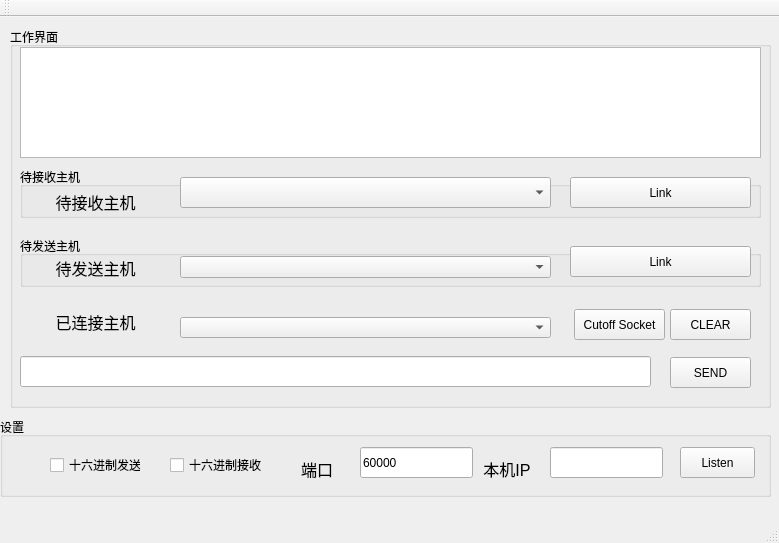
<?xml version="1.0" encoding="UTF-8"?>
<ui version="4.0">
 <class>MainWindow</class>
 <widget class="QMainWindow" name="MainWindow">
  <property name="geometry">
   <rect>
    <x>0</x>
    <y>0</y>
    <width>779</width>
    <height>543</height>
   </rect>
  </property>
  <property name="windowTitle">
   <string>MainWindow</string>
  </property>
  <widget class="QWidget" name="centralWidget">
   <widget class="QGroupBox" name="groupBox">
    <property name="geometry">
     <rect>
      <x>0</x>
      <y>400</y>
      <width>771</width>
      <height>80</height>
     </rect>
    </property>
    <property name="title">
     <string>设置</string>
    </property>
    <widget class="QCheckBox" name="checkBox">
     <property name="geometry">
      <rect>
       <x>50</x>
       <y>40</y>
       <width>91</width>
       <height>16</height>
      </rect>
     </property>
     <property name="text">
      <string>十六进制发送</string>
     </property>
    </widget>
    <widget class="QCheckBox" name="checkBox_2">
     <property name="geometry">
      <rect>
       <x>170</x>
       <y>40</y>
       <width>111</width>
       <height>16</height>
      </rect>
     </property>
     <property name="text">
      <string>十六进制接收</string>
     </property>
    </widget>
    <widget class="QLabel" name="label">
     <property name="geometry">
      <rect>
       <x>290</x>
       <y>40</y>
       <width>54</width>
       <height>21</height>
      </rect>
     </property>
     <property name="text">
      <string>&lt;html&gt;&lt;head/&gt;&lt;body&gt;&lt;p align=&quot;center&quot;&gt;&lt;span style=&quot; font-size:12pt;&quot;&gt;端口&lt;/span&gt;&lt;/p&gt;&lt;/body&gt;&lt;/html&gt;</string>
     </property>
    </widget>
    <widget class="QLineEdit" name="PortlineEdit">
     <property name="geometry">
      <rect>
       <x>360</x>
       <y>30</y>
       <width>113</width>
       <height>31</height>
      </rect>
     </property>
     <property name="text">
      <string>60000</string>
     </property>
    </widget>
    <widget class="QPushButton" name="ListenpushButton">
     <property name="geometry">
      <rect>
       <x>680</x>
       <y>30</y>
       <width>75</width>
       <height>31</height>
      </rect>
     </property>
     <property name="text">
      <string>Listen</string>
     </property>
    </widget>
    <widget class="QLabel" name="label_2">
     <property name="geometry">
      <rect>
       <x>480</x>
       <y>40</y>
       <width>54</width>
       <height>21</height>
      </rect>
     </property>
     <property name="text">
      <string>&lt;html&gt;&lt;head/&gt;&lt;body&gt;&lt;p align=&quot;center&quot;&gt;&lt;span style=&quot; font-size:12pt;&quot;&gt;本机IP&lt;/span&gt;&lt;/p&gt;&lt;/body&gt;&lt;/html&gt;</string>
     </property>
    </widget>
    <widget class="QLineEdit" name="LocalIPlineEdit">
     <property name="geometry">
      <rect>
       <x>550</x>
       <y>30</y>
       <width>113</width>
       <height>31</height>
      </rect>
     </property>
    </widget>
   </widget>
   <widget class="QGroupBox" name="groupBox_2">
    <property name="geometry">
     <rect>
      <x>10</x>
      <y>10</y>
      <width>761</width>
      <height>381</height>
     </rect>
    </property>
    <property name="title">
     <string>工作界面</string>
    </property>
    <widget class="QLabel" name="ConnectedHostlabel">
     <property name="geometry">
      <rect>
       <x>10</x>
       <y>280</y>
       <width>151</width>
       <height>31</height>
      </rect>
     </property>
     <property name="text">
      <string>&lt;html&gt;&lt;head/&gt;&lt;body&gt;&lt;p align=&quot;center&quot;&gt;&lt;span style=&quot; font-size:12pt;&quot;&gt;已连接主机&lt;/span&gt;&lt;/p&gt;&lt;/body&gt;&lt;/html&gt;</string>
     </property>
    </widget>
    <widget class="QLineEdit" name="SendlineEdit">
     <property name="geometry">
      <rect>
       <x>10</x>
       <y>329</y>
       <width>631</width>
       <height>31</height>
      </rect>
     </property>
    </widget>
    <widget class="QPushButton" name="SendpushButton">
     <property name="geometry">
      <rect>
       <x>660</x>
       <y>330</y>
       <width>81</width>
       <height>31</height>
      </rect>
     </property>
     <property name="text">
      <string>SEND</string>
     </property>
    </widget>
    <widget class="QComboBox" name="ConnectedHostcomboBox">
     <property name="geometry">
      <rect>
       <x>170</x>
       <y>290</y>
       <width>371</width>
       <height>21</height>
      </rect>
     </property>
    </widget>
    <widget class="QTextEdit" name="TexttextEdit">
     <property name="geometry">
      <rect>
       <x>10</x>
       <y>20</y>
       <width>741</width>
       <height>111</height>
      </rect>
     </property>
    </widget>
    <widget class="QPushButton" name="ClearpushButton">
     <property name="geometry">
      <rect>
       <x>660</x>
       <y>282</y>
       <width>81</width>
       <height>31</height>
      </rect>
     </property>
     <property name="text">
      <string>CLEAR</string>
     </property>
    </widget>
    <widget class="QPushButton" name="pushButton">
     <property name="geometry">
      <rect>
       <x>564</x>
       <y>282</y>
       <width>91</width>
       <height>31</height>
      </rect>
     </property>
     <property name="text">
      <string>Cutoff Socket</string>
     </property>
    </widget>
    <widget class="QGroupBox" name="groupBox_3">
     <property name="geometry">
      <rect>
       <x>10</x>
       <y>209</y>
       <width>741</width>
       <height>51</height>
      </rect>
     </property>
     <property name="styleSheet">
      <string notr="true">border-color: rgb(85, 0, 0);</string>
     </property>
     <property name="title">
      <string>待发送主机</string>
     </property>
     <widget class="QLabel" name="label_3">
      <property name="geometry">
       <rect>
        <x>30</x>
        <y>20</y>
        <width>91</width>
        <height>21</height>
       </rect>
      </property>
      <property name="text">
       <string>&lt;html&gt;&lt;head/&gt;&lt;body&gt;&lt;p align=&quot;center&quot;&gt;&lt;span style=&quot; font-size:12pt;&quot;&gt;待发送主机&lt;/span&gt;&lt;/p&gt;&lt;/body&gt;&lt;/html&gt;</string>
      </property>
     </widget>
     <widget class="QComboBox" name="subConnectingComboBox">
      <property name="geometry">
       <rect>
        <x>160</x>
        <y>20</y>
        <width>371</width>
        <height>22</height>
       </rect>
      </property>
     </widget>
     <widget class="QPushButton" name="sendToConnectingBtn">
      <property name="geometry">
       <rect>
        <x>550</x>
        <y>10</y>
        <width>181</width>
        <height>31</height>
       </rect>
      </property>
      <property name="styleSheet">
       <string notr="true">font: 12pt &quot;宋体&quot;;</string>
      </property>
      <property name="text">
       <string>Link</string>
      </property>
     </widget>
    </widget>
    <widget class="QGroupBox" name="groupBox_4">
     <property name="geometry">
      <rect>
       <x>10</x>
       <y>140</y>
       <width>741</width>
       <height>51</height>
      </rect>
     </property>
     <property name="title">
      <string>待接收主机</string>
     </property>
     <widget class="QLabel" name="label_4">
      <property name="geometry">
       <rect>
        <x>30</x>
        <y>20</y>
        <width>91</width>
        <height>31</height>
       </rect>
      </property>
      <property name="text">
       <string>&lt;html&gt;&lt;head/&gt;&lt;body&gt;&lt;p align=&quot;center&quot;&gt;&lt;span style=&quot; font-size:12pt;&quot;&gt;待接收主机&lt;/span&gt;&lt;/p&gt;&lt;/body&gt;&lt;/html&gt;</string>
      </property>
     </widget>
     <widget class="QComboBox" name="recConnectingComboBox">
      <property name="geometry">
       <rect>
        <x>160</x>
        <y>10</y>
        <width>371</width>
        <height>31</height>
       </rect>
      </property>
     </widget>
     <widget class="QPushButton" name="recConnectingBtn">
      <property name="geometry">
       <rect>
        <x>550</x>
        <y>10</y>
        <width>181</width>
        <height>31</height>
       </rect>
      </property>
      <property name="styleSheet">
       <string notr="true">font: 12pt &quot;宋体&quot;;</string>
      </property>
      <property name="text">
       <string>Link</string>
      </property>
     </widget>
    </widget>
   </widget>
  </widget>
  <widget class="QMenuBar" name="menuBar">
   <property name="geometry">
    <rect>
     <x>0</x>
     <y>0</y>
     <width>779</width>
     <height>23</height>
    </rect>
   </property>
  </widget>
  <widget class="QToolBar" name="mainToolBar">
   <attribute name="toolBarArea">
    <enum>TopToolBarArea</enum>
   </attribute>
   <attribute name="toolBarBreak">
    <bool>false</bool>
   </attribute>
  </widget>
  <widget class="QStatusBar" name="statusBar"/>
 </widget>
 <layoutdefault spacing="6" margin="11"/>
 <resources/>
 <connections/>
</ui>
